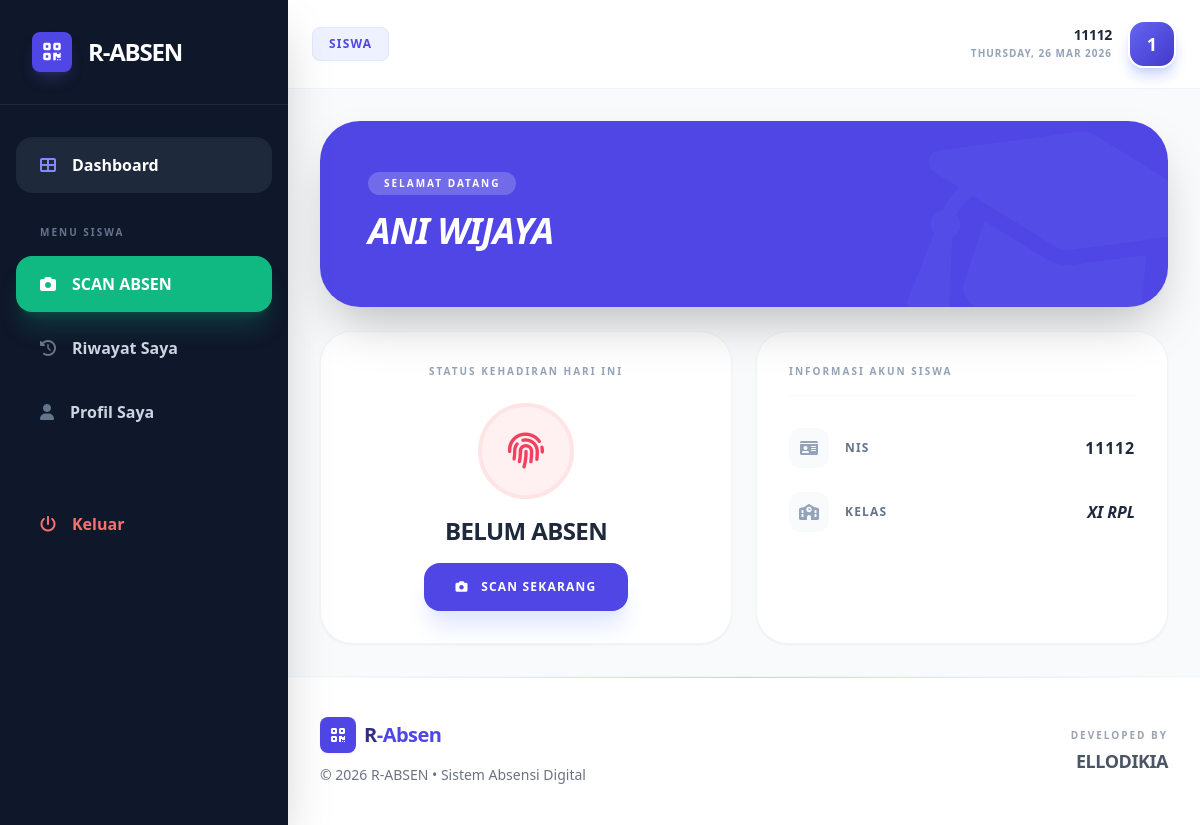
The app's page /siswa/dashboard.php (signed in) with its own data.
### tables this page shows
CREATE TABLE `siswa` (
  `id` int(11) NOT NULL,
  `user_id` int(11) DEFAULT NULL,
  `nis` varchar(20) DEFAULT NULL,
  `nama_lengkap` varchar(100) DEFAULT NULL,
  `kelas_jurusan` varchar(50) DEFAULT NULL
);

### siswa/dashboard.php (the view, shortened to what this page needs)
<?php
include '../include/config.php';
$user_id = $_SESSION['id'];
$query_siswa = mysqli_query($conn, "SELECT * FROM siswa WHERE user_id='$user_id'");
$siswa = mysqli_fetch_assoc($query_siswa);
$siswa_id = $siswa['id'];
$tgl_ini = date('Y-m-d');
$cek_absen = mysqli_query($conn, "SELECT * FROM absensi WHERE siswa_id='$siswa_id' AND tanggal='$tgl_ini'");
$status_hari_ini = mysqli_fetch_assoc($cek_absen);
?>
<!DOCTYPE html>
<html lang="id">
<head>
    <script src="https://cdn.tailwindcss.com"></script>
    <link rel="stylesheet" href="https://cdnjs.cloudflare.com/ajax/libs/font-awesome/6.0.0/css/all.min.css">
</head>
<body class="bg-slate-50 flex">
    <?php include '../include/sidebar.php'; ?>
    <div class="flex-1 md:ml-72 flex flex-col min-h-screen">
        <?php include '../include/header_nav.php'; ?>
        <main class="p-4 md:p-8 space-y-6">
            <div class="bg-indigo-600 rounded-[2.5rem] p-8 md:p-12 text-white shadow-2xl relative overflow-hidden">
                <div class="relative z-10">
                    <span class="bg-white/20 px-4 py-1 rounded-full text-[10px] font-black uppercase tracking-[0.2em] mb-4 inline-block backdrop-blur-md">Selamat Datang</span>
                    <h1 class="text-3xl md:text-4xl font-black tracking-tight mb-2 uppercase italic"><?= htmlspecialchars($siswa['nama_lengkap']) ?></h1>
                </div>
                <i class="fas fa-graduation-cap absolute -right-12 -bottom-12 text-[15rem] text-indigo-500 opacity-20 rotate-12"></i>
            </div>
            <div class="grid grid-cols-1 lg:grid-cols-2 gap-6">
                <div class="bg-white p-8 rounded-[2rem] shadow-sm border border-slate-100 flex flex-col items-center justify-center text-center">
                    <h4 class="text-[10px] font-black text-slate-400 uppercase tracking-[0.2em] mb-6">Status Kehadiran Hari Ini</h4>
                    <?php if($status_hari_ini): ?>
                        <div class="space-y-4">
                            <div class="w-24 h-24 bg-emerald-50 rounded-full flex items-center justify-center mx-auto text-emerald-500 border-4 border-emerald-100">
                                <i class="fas fa-check-double text-4xl"></i>
                            </div>
                            <div>
                                <p class="text-2xl font-black text-slate-800 uppercase tracking-tight">SUDAH ABSEN</p>
                                <p class="text-sm font-bold text-slate-400 mt-1 uppercase tracking-widest">Pukul: <?= date('H:i', strtotime($status_hari_ini['jam_masuk'])) ?> WIB</p>
                            </div>
                        </div>
                    <?php else: ?>
                        <div class="space-y-4">
                            <div class="w-24 h-24 bg-rose-50 rounded-full flex items-center justify-center mx-auto text-rose-500 border-4 border-rose-100 animate-pulse">
                                <i class="fas fa-fingerprint text-4xl"></i>
                            </div>
                            <div>
                                <p class="text-2xl font-black text-slate-800 uppercase tracking-tight">BELUM ABSEN</p>
                            </div>
                            <a href="scan.php" class="inline-block bg-indigo-600 text-white px-8 py-4 rounded-2xl font-black text-xs uppercase tracking-widest shadow-xl shadow-indigo-100 hover:bg-indigo-700 transition-all active:scale-95">
                                <i class="fas fa-camera mr-2"></i> SCAN SEKARANG
                            </a>
                        </div>
                    <?php endif; ?>
                </div>
                <div class="bg-white p-8 rounded-[2rem] shadow-sm border border-slate-100">
                    <h4 class="text-[10px] font-black text-slate-400 uppercase tracking-[0.2em] mb-8 border-b border-slate-50 pb-4">Informasi Akun Siswa</h4>
                    <div class="space-y-6">
                        <div class="flex items-center justify-between group">
                            <div class="flex items-center gap-4">
                                <div class="w-10 h-10 bg-slate-50 rounded-xl flex items-center justify-center text-slate-400">
                                    <i class="fas fa-id-card"></i>
                                </div>
                                <span class="text-xs font-black text-slate-500 uppercase tracking-widest">NIS</span>
                            </div>
                            <span class="font-black text-slate-800 tracking-wider"><?= htmlspecialchars($siswa['nis']) ?></span>
                        </div>
                        <div class="flex items-center justify-between group">
                            <div class="flex items-center gap-4">
                                <div class="w-10 h-10 bg-slate-50 rounded-xl flex items-center justify-center text-slate-400">
                                    <i class="fas fa-school"></i>
                                </div>
                                <span class="text-xs font-black text-slate-500 uppercase tracking-widest">Kelas</span>
                            </div>
                            <span class="font-black text-slate-800 uppercase italic"><?= htmlspecialchars($siswa['kelas_jurusan']) ?></span>
                        </div>
                    </div>
                </div>
            </div>
        </main>
        <?php include '../include/footer.php';?>
    </div>
</body>
</html>

### records on screen
siswa: nama_lengkap "ANI WIJAYA", nis "11112", kelas_jurusan "XI RPL"

### other values on screen
$_SESSION['role'] "SISWA"
$_SESSION['username'] "11112"
substr($_SESSION['username'], 0, 1) "1"
